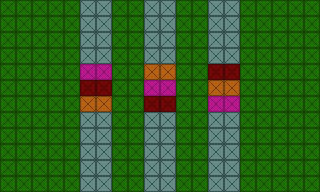

This is a level from a 2D game, rendered from its Tiled map with the project's own tilesets. A one-line summary and the complete map file follow:
An orthogonal 20x12 tile map with 16x16 px tiles, 1 tile layer (Tile Layer 1).

<map version="1.10" tiledversion="1.11.0" orientation="orthogonal" renderorder="right-down" width="20" height="12" tilewidth="16" tileheight="16" infinite="0" nextlayerid="2" nextobjectid="1">
 <editorsettings>
  <export target="level_5_path.csv" format="csv" />
 </editorsettings>
 <tileset firstgid="1" source="../../tileset/Mind_the_Gap.tsx" />
 <layer id="1" name="Tile Layer 1" width="20" height="12">
  <data encoding="csv">
1,1,1,1,1,2,2,1,1,2,2,1,1,2,2,1,1,1,1,1,
1,1,1,1,1,2,2,1,1,2,2,1,1,2,2,1,1,1,1,1,
1,1,1,1,1,2,2,1,1,2,2,1,1,2,2,1,1,1,1,1,
1,1,1,1,1,2,2,1,1,2,2,1,1,2,2,1,1,1,1,1,
1,1,1,1,1,4,4,1,1,3,3,1,1,5,5,1,1,1,1,1,
1,1,1,1,1,5,5,1,1,4,4,1,1,3,3,1,1,1,1,1,
1,1,1,1,1,3,3,1,1,5,5,1,1,4,4,1,1,1,1,1,
1,1,1,1,1,2,2,1,1,2,2,1,1,2,2,1,1,1,1,1,
1,1,1,1,1,2,2,1,1,2,2,1,1,2,2,1,1,1,1,1,
1,1,1,1,1,2,2,1,1,2,2,1,1,2,2,1,1,1,1,1,
1,1,1,1,1,2,2,1,1,2,2,1,1,2,2,1,1,1,1,1,
1,1,1,1,1,2,2,1,1,2,2,1,1,2,2,1,1,1,1,1
</data>
 </layer>
</map>
